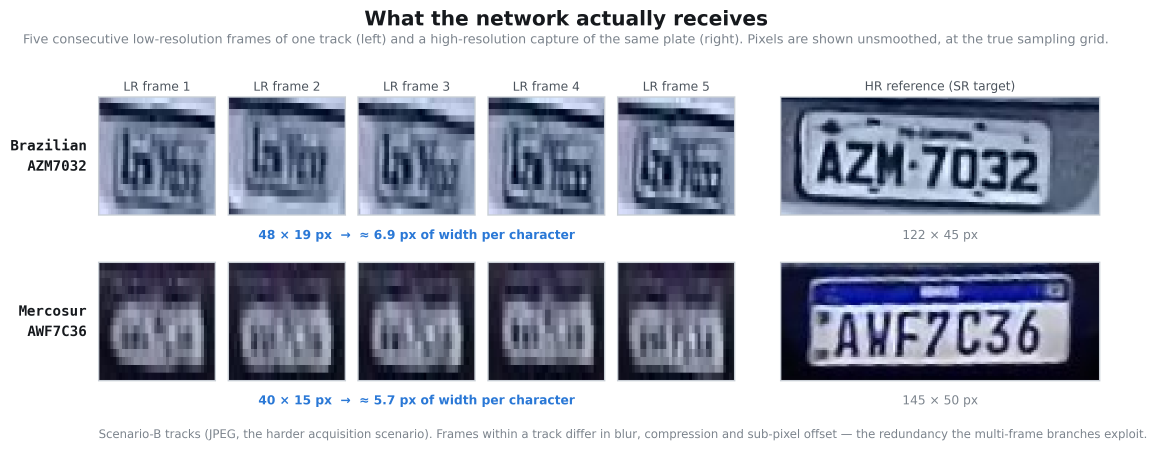
#> input picture crnn_and_stn/paperLatex/Methonology/DataSamples.png, 3471 x 1350 px (shown at 1/3 size)
$ python -i transforms.py   (imports and definitions only)
#> lines starting #> are read from the running program, lines starting #| are printed output that depends on the picture
"""Augmentation pipelines for training, validation, degradation, and SR preprocessing."""
import cv2
import numpy as np
import albumentations as A
from albumentations.pytorch import ToTensorV2


def enhance_plate_image(image: np.ndarray) -> np.ndarray:
    """Enhance plate contrast and edges at the current resolution (post-resize)."""
    denoised = cv2.bilateralFilter(image, d=5, sigmaColor=35, sigmaSpace=35)

    lab = cv2.cvtColor(denoised, cv2.COLOR_RGB2LAB)
#> lab: shape (1350, 3471, 3); mean of channels 0, 1, 2 190.1, 129.5, 121.5
    l_channel, a_channel, b_channel = cv2.split(lab)
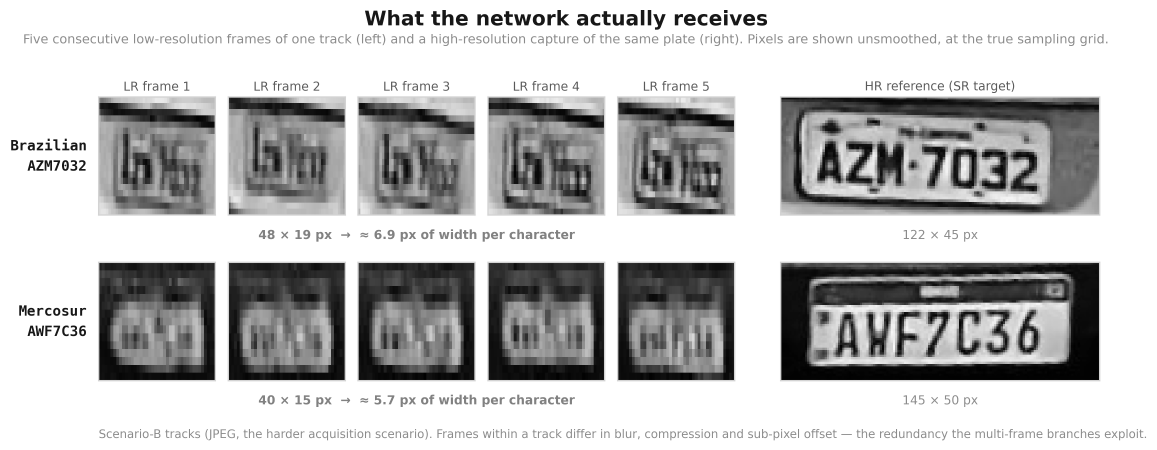
#> l_channel: shape (1350, 3471) (shown at 1/3 size); min 1, max 255, mean 190.1
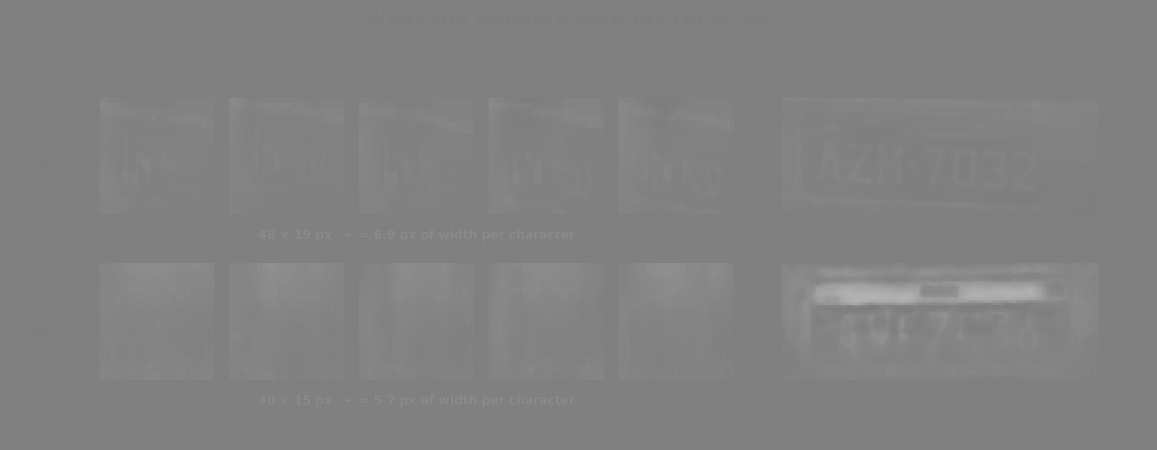
#> a_channel: shape (1350, 3471) (shown at 1/3 size); min 124, max 178, mean 129.5
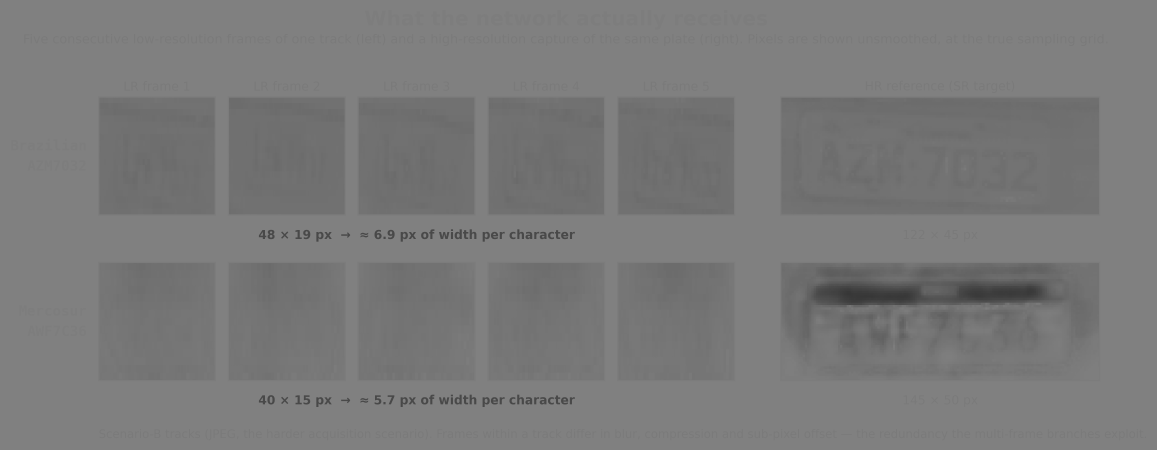
#> b_channel: shape (1350, 3471) (shown at 1/3 size); min 55, max 128, mean 121.5
    clahe = cv2.createCLAHE(clipLimit=2.0, tileGridSize=(4, 4))
    l_channel = clahe.apply(l_channel)
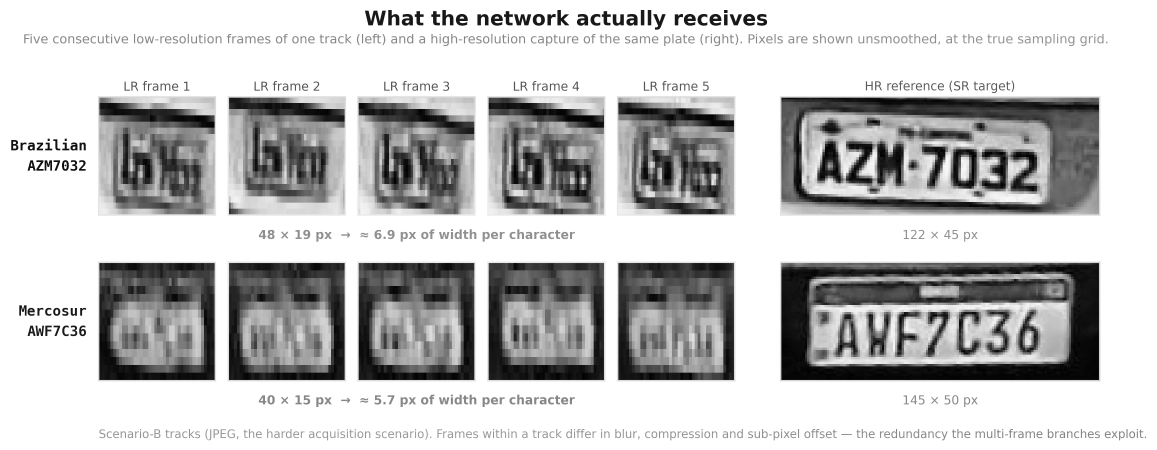
#> l_channel: shape (1350, 3471) (shown at 1/3 size); min 1, max 255, mean 193.1
    enhanced = cv2.cvtColor(
        cv2.merge([l_channel, a_channel, b_channel]),
        cv2.COLOR_LAB2RGB,
    )
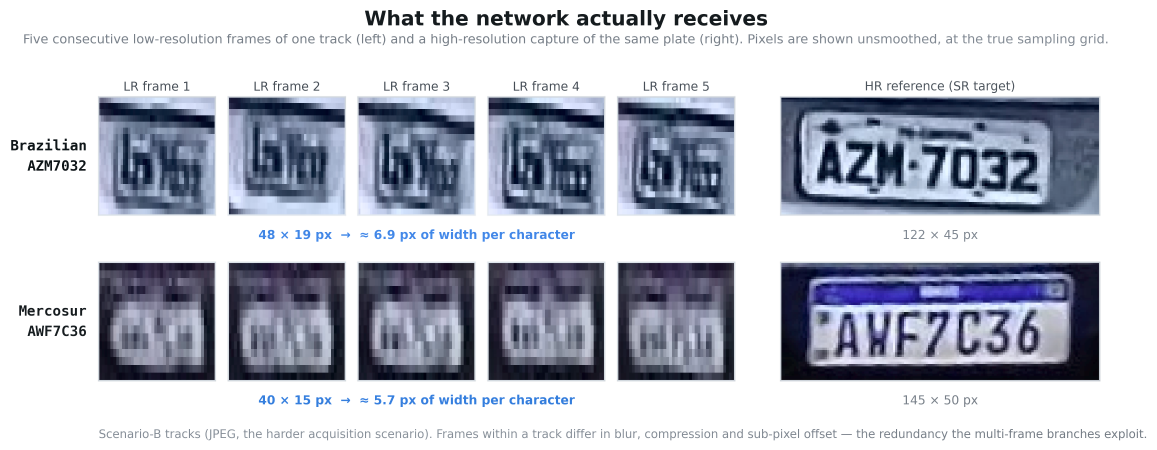
#> enhanced: shape (1350, 3471, 3) (shown at 1/3 size); mean R, G, B 187.2, 190.8, 201.6

    sharpen_kernel = np.array(
        [[0.0, -1.0, 0.0], [-1.0, 5.0, -1.0], [0.0, -1.0, 0.0]],
        dtype=np.float32,
    )
    sharpened = cv2.filter2D(enhanced, -1, sharpen_kernel)
    return np.clip(sharpened, 0, 255).astype(np.uint8)


# [130 lines left out: functions apply_lightweight_sr, resize_plate_image, get_train_transforms, get_light_transforms, get_degradation_transforms, get_val_transforms, not called in this run]

>>> import cv2
>>> picture = cv2.cvtColor(cv2.imread('../../../crnn_and_stn/paperLatex/Methonology/DataSamples.png'), cv2.COLOR_BGR2RGB)
>>> result = enhance_plate_image(picture)

$ run again, on crnn_and_stn/paperLatex/Methonology/SystemOverview.png
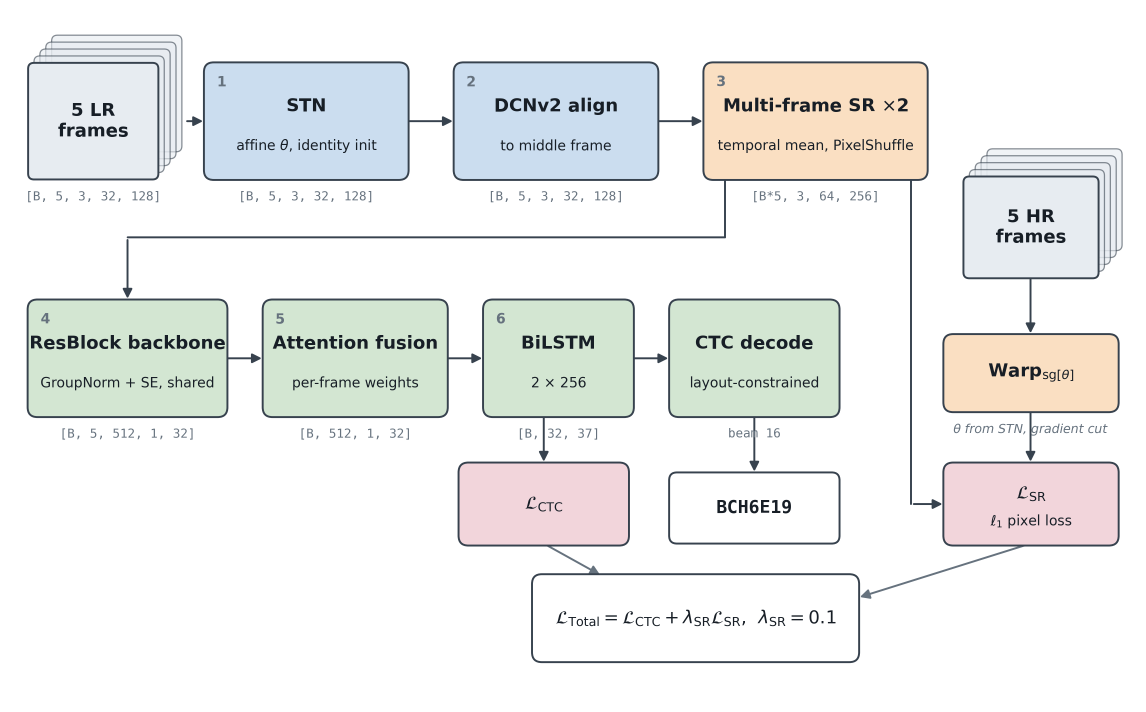
#> input picture crnn_and_stn/paperLatex/Methonology/SystemOverview.png, 3438 x 2135 px (shown at 1/3 size)
#> lab: shape (2135, 3438, 3); mean of channels 0, 1, 2 239.7, 127.5, 128.5
#> in enhance_plate_image, `l_channel, a_channel, b_channel = cv2.split(lab)`:
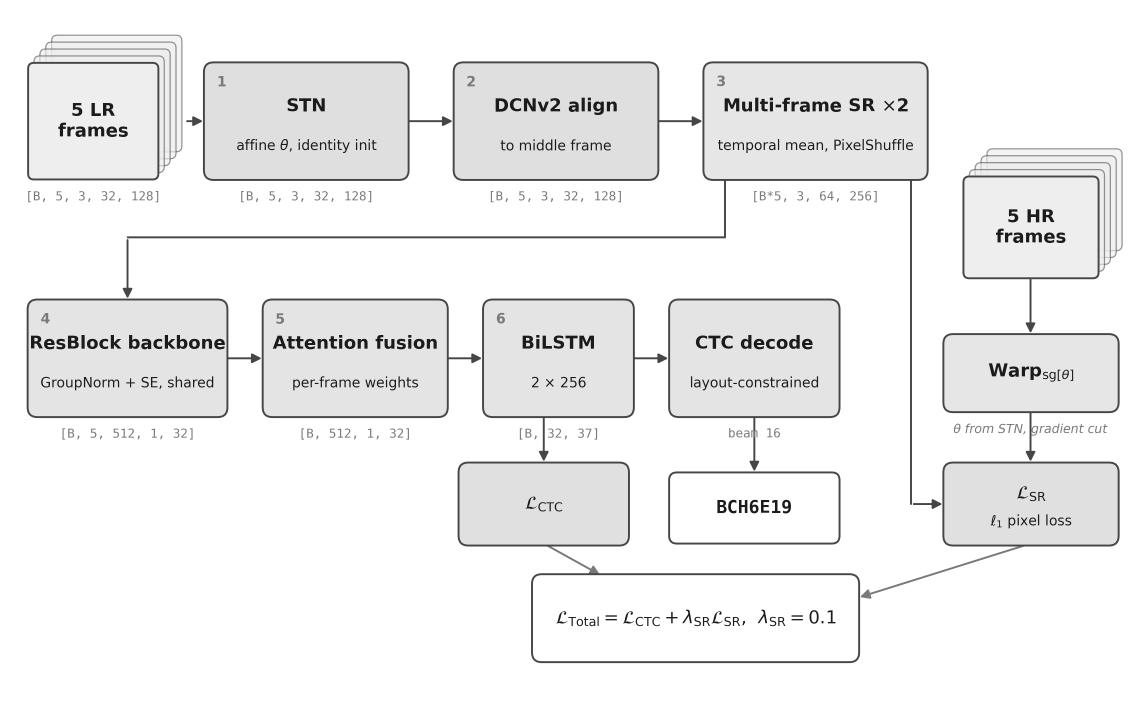
#> l_channel: shape (2135, 3438) (shown at 1/3 size); min 27, max 255, mean 239.7
#> in enhance_plate_image, `l_channel, a_channel, b_channel = cv2.split(lab)`:
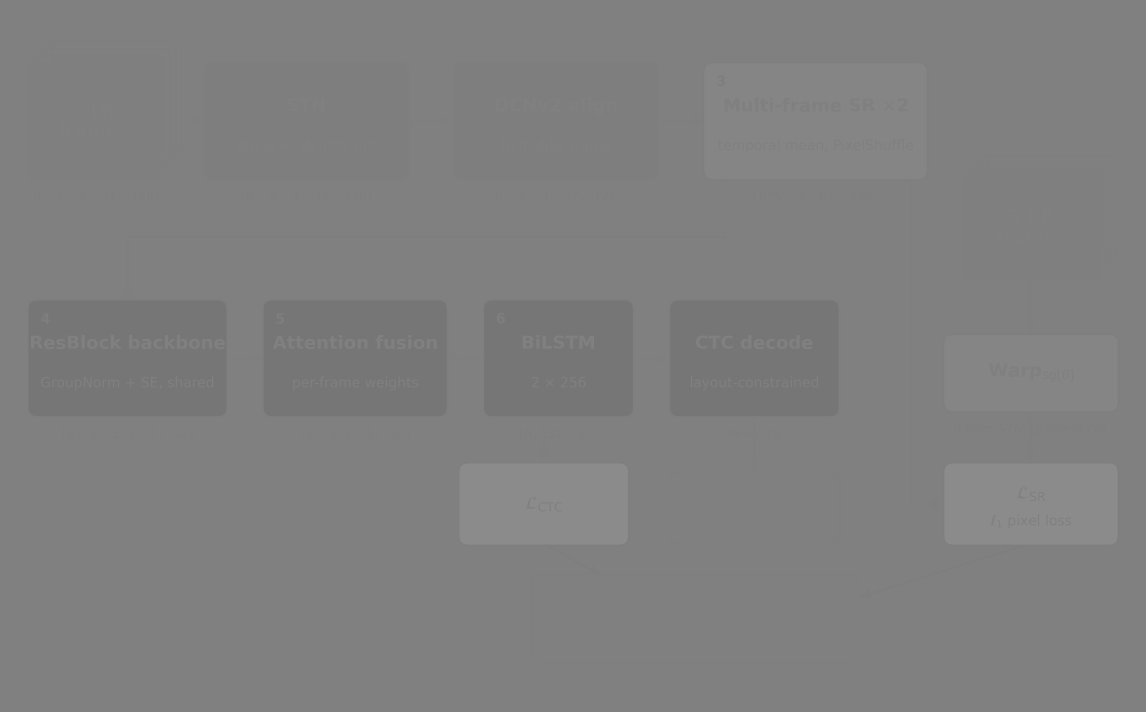
#> a_channel: shape (2135, 3438) (shown at 1/3 size); min 118, max 139, mean 127.5
